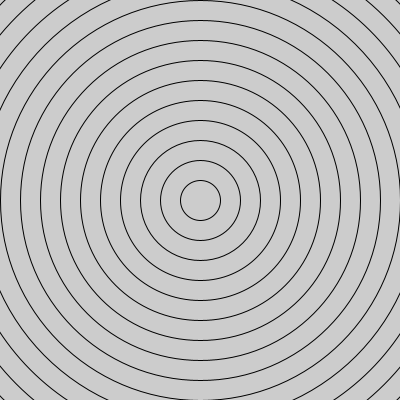
Frame 1 (no input)
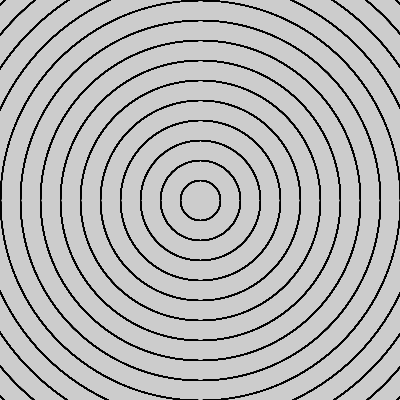
Frame 60 (the mouse pressed at the canvas centre just before this capture)
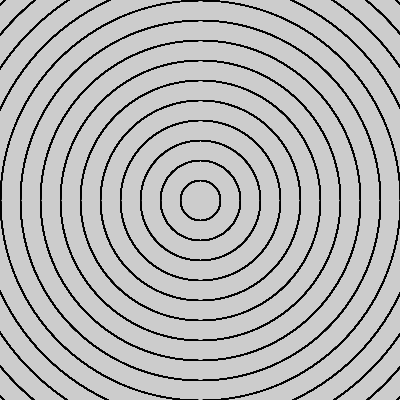
Frame 120 (the mouse held since frame 60 and released just before this capture)

The Processing sketch that drew these frames (run headless with seeded random() and noise(); from frame 60 on, the mouse is pressed at the canvas centre):

// Processing sketch: check4
// ── check4.pde
void setup(){
  size(400,400);
}
int space=40;
void draw(){
 for(int i=0;i<width+height;i+=space){
   noFill();
   circle(width/2,height/2,i);
 }
  
}
